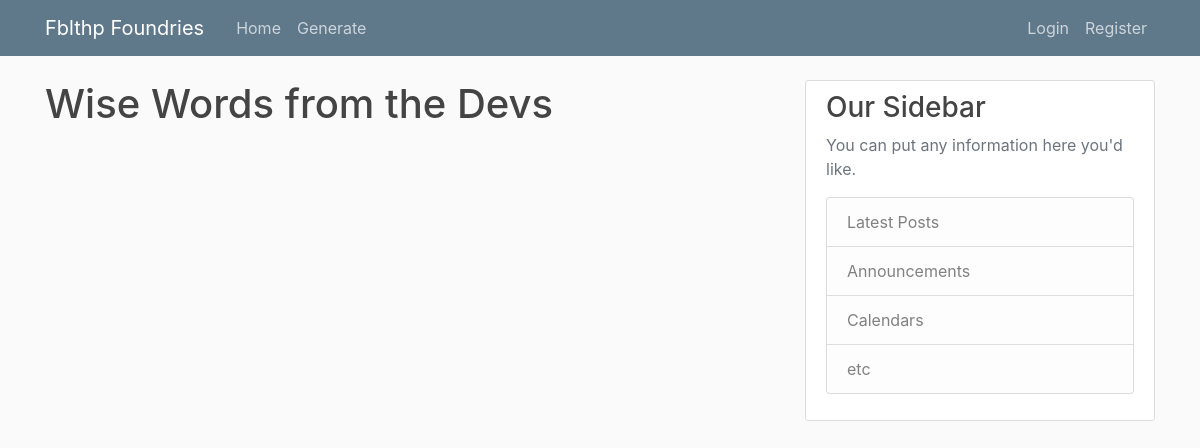
Before: / with the older database file.
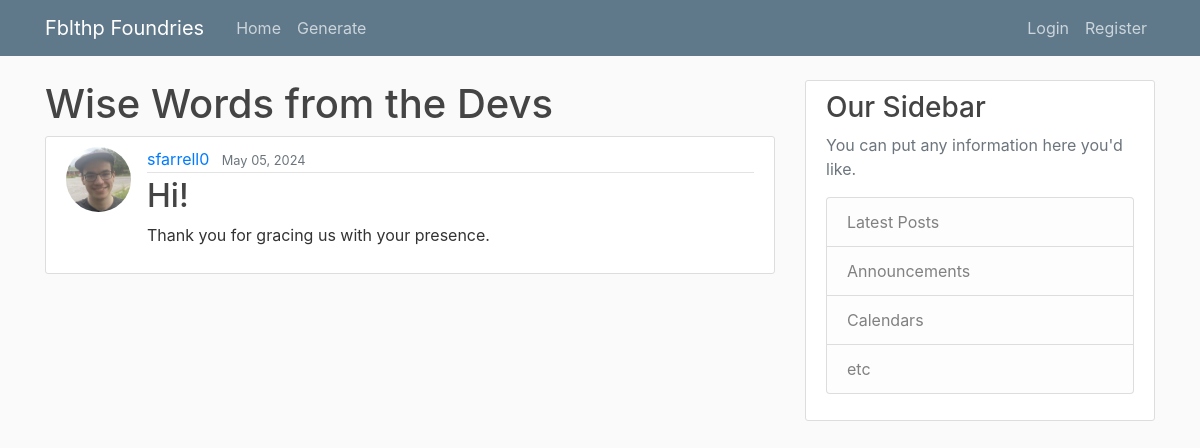
After: the same page with the newer database file.
### fblthp/models.py (models this page shows, shortened)
class Post(models.Model):
    title = models.CharField(max_length=100)
    content = models.TextField()
    date_posted = models.DateTimeField(default=timezone.now)
    author = models.ForeignKey(User, on_delete=models.CASCADE)

### users/models.py (models this page shows, shortened)
class Profile(models.Model):
    user = models.OneToOneField(User, on_delete=models.CASCADE)
    image = models.ImageField(default='default.png', upload_to='profile_pics')

### fblthp/views.py (the view)
# urls.py: path('', views.home, name='fblthp-home'),
def home(request):
    context = {
        'posts': Post.objects.all()
    }
    return render(request, 'fblthp/home.html', context)

### fblthp/templates/fblthp/home.html
{% extends 'fblthp/base.html' %}
{% block content %}
    <h1>Wise Words from the Devs</h1>
    {% for post in posts %}
        <article class="media content-section">
            <img class="rounded-circle article-img" src="{{ post.author.profile.image.url }}" alt="profile-img">
            <div class="media-body">
                <div class="article-metadata">
                <a class="mr-2" href="#">{{ post.author }}</a>
                <small class="text-muted">{{ post.date_posted|date:"F d, Y" }}</small>
                </div>
                <h2><a class="article-title" href="#">{{ post.title }}</a></h2>
                <p class="article-content">{{ post.content }}</p>
            </div>
        </article>
    {% endfor %}
{% endblock content %}

### fblthp/templates/fblthp/base.html (shortened to what this page needs)
{% load static %}
<!DOCTYPE html>
<html>
    <head>
        <link rel="stylesheet" href="https://cdn.jsdelivr.net/npm/bootstrap@4.0.0/dist/css/bootstrap.min.css">
        <link rel="stylesheet" type="text/css" href="{% static 'blog/main.css' %}">
    </head>
    <body>
        <header class="site-header">
          <nav class="navbar navbar-expand-md navbar-dark bg-steel fixed-top">
            <div class="container">
              <a class="navbar-brand mr-4" href="/">Fblthp Foundries</a>
              <div class="collapse navbar-collapse" id="navbarToggle">
                <div class="navbar-nav mr-auto">
                  <a class="nav-item nav-link" href="{% url 'fblthp-home' %}">Home</a>
                  <a class="nav-item nav-link" href="#">Generate</a>
                </div>
                <div class="navbar-nav">
                  {% if user.is_authenticated %}
                  <span class="nav-item navbar-text">Hello, {{user.get_username}}.</span>
                  <a class="nav-item nav-link" href="{% url 'profile'%}">Profile</a>
                  <a class="nav-item nav-link" href="{% url 'logout'%}">Logout</a>
                  {% else %}
                    <a class="nav-item nav-link" href="{% url 'login'%}">Login</a>
                    <a class="nav-item nav-link" href="{% url 'register'%}">Register</a>
                  {% endif %}
                  </div>
              </div>
            </div>
          </nav>
        </header>
        <main role="main" class="container">
          <div class="row">
            <div class="col-md-8">
              {% block content %}{% endblock %}
            </div>
            <div class="col-md-4">
              <div class="content-section">
                <h3>Our Sidebar</h3>
                <p class='text-muted'>You can put any information here you'd like.
                  <ul class="list-group">
                    <li class="list-group-item list-group-item-light">Latest Posts</li>
                    <li class="list-group-item list-group-item-light">Announcements</li>
                    <li class="list-group-item list-group-item-light">Calendars</li>
                    <li class="list-group-item list-group-item-light">etc</li>
                  </ul>
                </p>
              </div>
            </div>
          </div>
        </main>
    </body>
</html>

### fblthp/static/fblthp/main.css (style rules this page uses)
body { background: #fafafa; color: #333333; margin-top: 5rem; }
h1, h2, h3, h4, h5, h6 { color: #444444; }
ul { margin: 0; }
.bg-steel { background-color: #5f788a; }
.site-header .navbar-nav .nav-link { color: #cbd5db; }
.content-section { background: #ffffff; padding: 10px 20px; border: 1px solid #dddddd; border-radius: 3px; margin-bottom: 20px; }
.article-title { color: #444444; }
.article-content { white-space: pre-line; }
.article-img { height: 65px; width: 65px; margin-right: 16px; }
.article-metadata { padding-bottom: 1px; margin-bottom: 4px; border-bottom: 1px solid #e3e3e3 }

Changed rows visible on the page:
added Post: author.profile.image (picture), author "sfarrell0", date_posted "May 05, 2024", title "Hi!", content "Thank you for gracing us with your presence."
